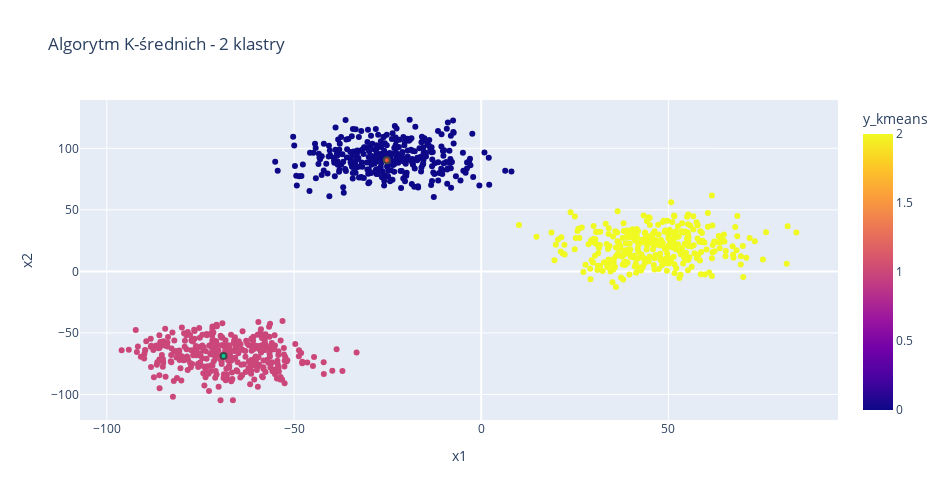

The notebook cell this image was saved under:
### Markdown cell above
#### Wizualizacja klastrów

### Code cell
import plotly.graph_objects as go

centroid_1, centroid_2, centroid_3 = kmeans.cluster_centers_

# Wyświetlmy 1000 losowych próbek, bo 10 mln tu się nie wyrenderuje
fig = px.scatter(df.sample(1000), 'x1', 'x2', 'y_kmeans', width=950, height=500, title='Algorytm K-średnich - 2 klastry')
fig.add_trace(go.Scatter(x=[centroid_1[0]], y=[centroid_1[1]], name='centroid 1', mode='markers', marker_line_width=2))
fig.add_trace(go.Scatter(x=[centroid_2[0]], y=[centroid_2[1]], name='centroid 2', mode='markers', marker_line_width=2))
fig.update_layout(showlegend=False)

fig

### Figure 1 — Plotly figure (JSON) as saved in the notebook; plotly's stock layout.template omitted (floating-point values rounded to 4 significant figures; data arrays with more than 128 entries replaced by an {"elided": "..."} marker saying what was removed)
{"data": [{"hovertemplate": "x1=%{x}<br>x2=%{y}<br>y_kmeans=%{marker.color}<extra></extra>", "legendgroup": "", "marker": {"color": {"elided": "1000 int values"}, "coloraxis": "coloraxis", "symbol": "circle"}, "mode": "markers", "name": "", "orientation": "v", "showlegend": false, "type": "scatter", "x": {"elided": "1000 float values"}, "xaxis": "x", "y": {"elided": "1000 float values"}, "yaxis": "y"}, {"marker": {"line": {"width": 2}}, "mode": "markers", "name": "centroid 1", "type": "scatter", "x": [-25.21], "y": [90.22]}, {"marker": {"line": {"width": 2}}, "mode": "markers", "name": "centroid 2", "type": "scatter", "x": [-68.81], "y": [-68.71]}], "layout": {"coloraxis": {"colorbar": {"title": {"text": "y_kmeans"}}, "colorscale": [[0, "#0d0887"], [0.1111, "#46039f"], [0.2222, "#7201a8"], [0.3333, "#9c179e"], [0.4444, "#bd3786"], [0.5556, "#d8576b"], [0.6667, "#ed7953"], [0.7778, "#fb9f3a"], [0.8889, "#fdca26"], [1, "#f0f921"]]}, "height": 500, "legend": {"tracegroupgap": 0}, "showlegend": false, "title": {"text": "Algorytm K-średnich - 2 klastry"}, "width": 950, "xaxis": {"anchor": "y", "autorange": true, "domain": [0, 1], "range": [-107.2, 95.29], "title": {"text": "x1"}, "type": "linear"}, "yaxis": {"anchor": "x", "autorange": true, "domain": [0, 1], "range": [-120.8, 139.2], "title": {"text": "x2"}, "type": "linear"}}}
